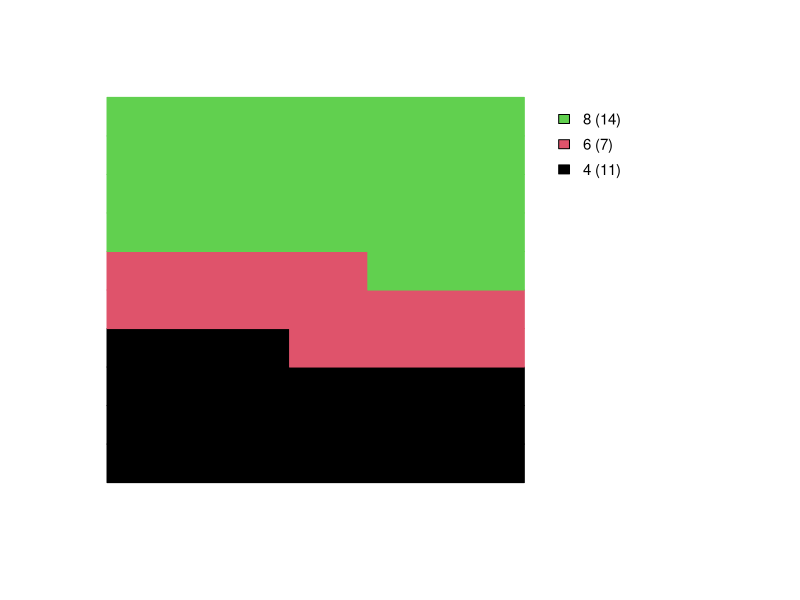

R code for this plot:
cakegraph  <- function(labls, values, colours=1:length(values), leg=TRUE) {
  if (leg==FALSE){
    plot(c(0,.1), c(0,1), type="n", axes=FALSE, xlab="", ylab="")
  }
  if (leg==TRUE){
    plot(c(0,.15), c(0,1), type="n", axes=FALSE, xlab="", ylab="")
  }
  upperx <- cumsum(values/sum(values))
  lowerx <- c(0, upperx[1:length(upperx)-1])
  plotdata <- data.frame(lowerx, upperx, colours)
  #by rows
  rowseq <- seq(from=0, to=.9, by= 0.1)
  for(arow in rowseq){
    rowdata <- plotdata[plotdata$lowerx < arow + 0.1 & plotdata$upperx > arow, ]
    rowdata$lowerx[rowdata$lowerx < arow] <- arow
    rowdata$upperx[rowdata$upperx > arow + 0.1] <- arow + 0.1
    for (eachentry in 1:length(rowdata)){
      x1 <- rowdata$lowerx[eachentry]-arow
      x2 <- rowdata$upperx[eachentry]-arow
      x3 <- rowdata$lowerx[eachentry]-arow
      x4 <- rowdata$upperx[eachentry]-arow
      y1 <- arow
      y2 <- arow
      y3 <- arow + 0.1
      y4 <- arow + 0.1
      polygon(c(x1,x2,x4,x3), c(y1,y2,y3,y4), col=rowdata$colours[eachentry], border=rowdata$colours[eachentry])
    }
  }
  if (leg==TRUE){
    legend(.105,1, legend=rev(paste(labls, " (",values,")", sep="")), fill=rev(colours), bty="n", y.intersp=1.4, cex=0.9)
  }
}

data(mtcars)
mtb <- table(mtcars$cyl)
cakegraph(names(mtb), mtb)
